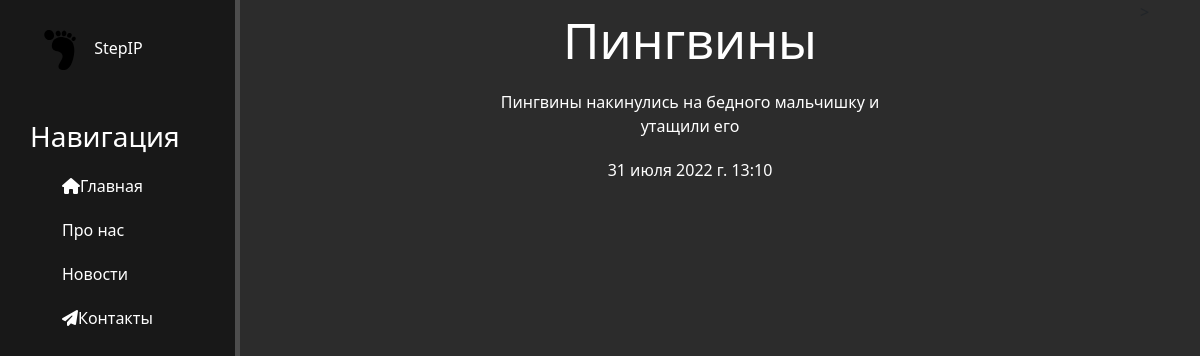
Screenshot of /news/3 with the database file from the repository.
### news/models.py (models this page shows, shortened)
class Articles(models.Model):
    title = models.CharField('Название', max_length=30)
    intro = models.CharField('Превью', max_length=100)
    text = models.TextField('Текс новости')
    data = models.DateTimeField('Время публикпции')
    class Meta:
        verbose_name = 'Новость'
        verbose_name_plural = 'Новости'

### news/views.py (the view)
# urls.py: path('<int:pk>', views.NewsDetail.as_view(), name='new-detail'),
class NewsDetail(DetailView):
    model = Articles
    template_name = 'news/details_view.html'
    context_object_name = 'article'

### news/templates/news/details_view.html (shortened to what this page needs)
{% extends 'main/base.html' %}
{% block body %}
<div class="features">
    <h1 class="center"> {{ article.title }}</h1>
     <p class="center"> {{ article.text }}</p>
     <p class="center"> {{ article.data }}</p>
</div>
{% endblock %}

### main/static/main/css/main.css (style rules this page uses)
body { background: #2c2c2c; }
main .features { float: left; color: #fff; margin-top: 10px; text-align: center; width: 75%; }
main .features h1 { font-size: 50px; }
main .features p { max-width: 400px; margin: 20px auto }

### rows the page displays
Articles: title "Пингвины", text "Пингвины накинулись на бедного мальчишку и утащили его", data "31 июля 2022 г. 13:10"
